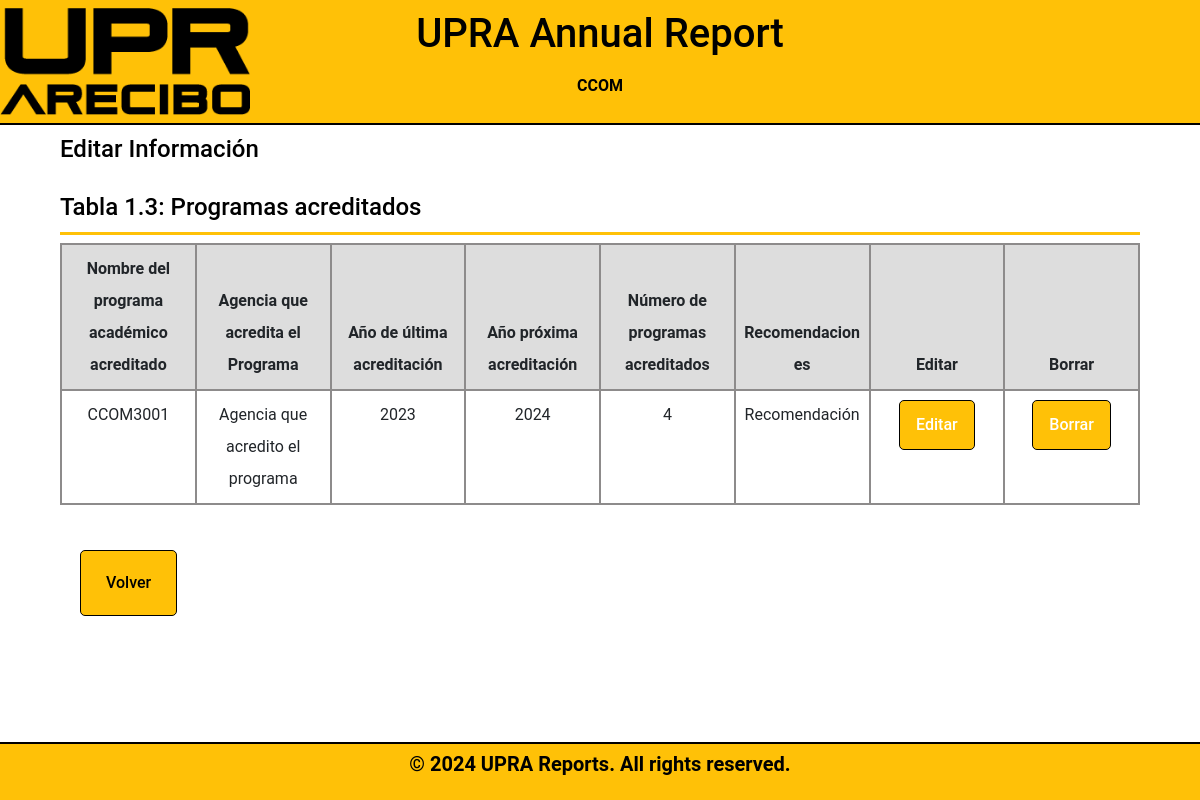
Page /meta-1/tabla1.3_display.php (signed in) on the earlier database version.
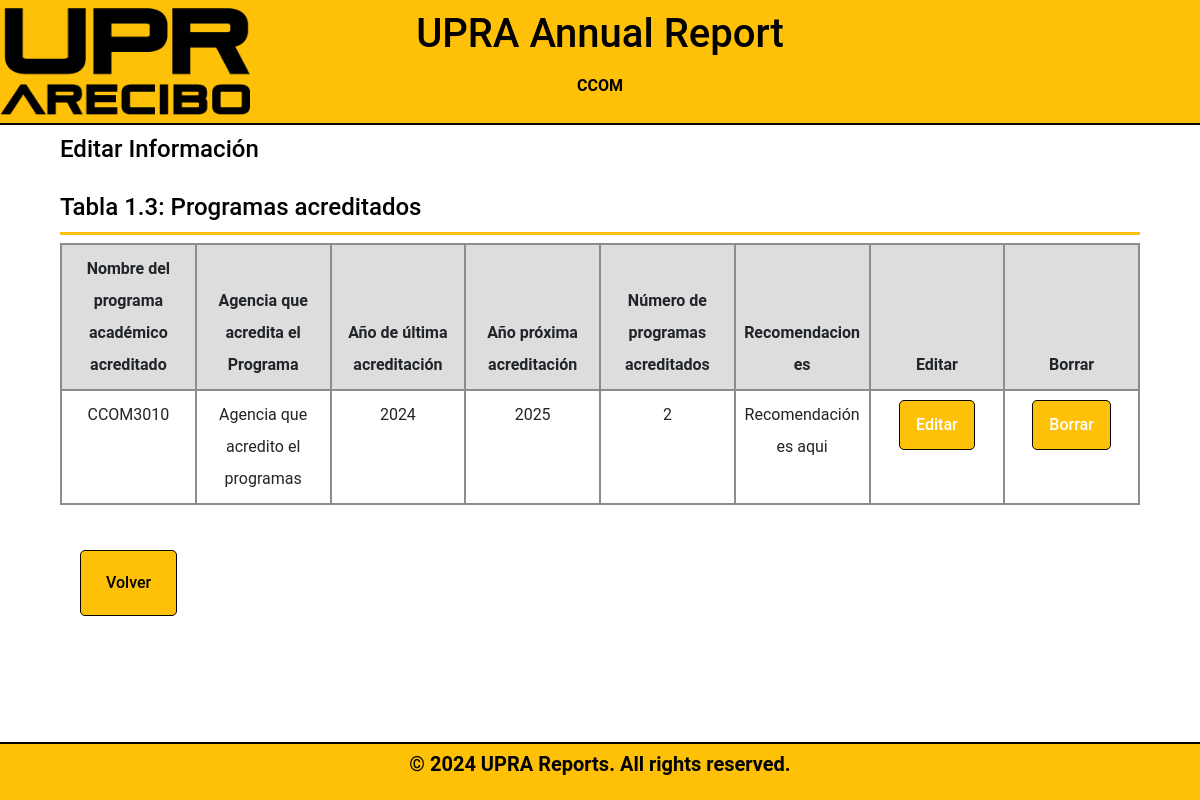
Same page on the later database version.
### tables this page shows
CREATE TABLE `table13` (
  `table13ID` int(11) NOT NULL,
  `DepartmentID` int(11) DEFAULT NULL,
  `year` int(4) DEFAULT NULL,
  `field1` varchar(100) DEFAULT NULL,
  `field2` varchar(100) DEFAULT NULL,
  `field3` varchar(100) DEFAULT NULL,
  `field4` varchar(100) DEFAULT NULL,
  `field5` varchar(255) DEFAULT NULL,
  `field6` varchar(100) DEFAULT NULL
);

### meta-1/tabla1.3_display.php (the view, shortened to what this page needs)
<?php
    include_once "db_info.php";
if (isset($_SESSION['DepartmentID'])) {
    $departmentID = $_SESSION['DepartmentID'];
    $sql = "SELECT DepartmentName FROM departamento WHERE DepartmentID = ?";
    $stmt = $conn->prepare($sql);
    $stmt->bind_param("i", $departmentID);
    $stmt->execute();
    $result = $stmt->get_result();
    $department = $result->fetch_assoc();
}
$year = date("Y");
?>
<!DOCTYPE html>
<html lang="en">
<head>
    <link rel="stylesheet" href="../fonts/icomoon/style.css">
    <link rel="stylesheet" href="../css/owl.carousel.min.css">
    <link rel="stylesheet" href="../css/bootstrap.min.css">
    <link rel="stylesheet" href="../css/style.css">
    <link rel="stylesheet" href="../css/style-sidemenu.css">
</head>
<body>
     <header>
        <h1 class="uprareports">UPRA Annual Report</h1>
        <h2 class="bienvenidosusuario"><?php echo $department['DepartmentName'] ?></h2>
     </header>
<div class="formbold-main-wrapper-edit">
    <div class="formbold-form-wrapper-edit">
    <h4 class="header1">Editar Informaci&oacute;n<br>  <br>Tabla 1.3: Programas acreditados</h4>
        <table class="table">
            <thead>
              <tr>
                <th scope="col">Nombre del programa académico acreditado</th>
                <th scope="col">Agencia que acredita el Programa</th>
                <th scope="col">Año de última acreditación</th>
                <th scope="col">Año próxima acreditación</th>
                <th scope="col">Número de programas acreditados</th>
                <th scope="col">Recomendaciones</th>
                <th scope="col">Editar</th>
                <th scope="col">Borrar</th>
              </tr>
            </thead>
            <tbody>
           <?php
                $sql = "SELECT * FROM table13 WHERE DepartmentID = ? AND year = ?";
                $stmt = $conn->prepare($sql);
                $stmt->bind_param("si", $departmentID, $year);
                $stmt->execute();
                $result =$stmt->get_result();
                while ($row = $result->fetch_assoc()) {
                    echo "<tr>";
                    echo "<td class='breve-description'>" . $row['field1'] . "</td>";
                    echo "<td class='breve-description'>" . $row['field2'] . "</td>";
                    echo "<td class='breve-description'>" . $row['field3'] . "</td>";
                    echo "<td class='breve-description'>" . $row['field4'] . "</td>";
                    echo "<td class='breve-description'>" . $row['field5'] . "</td>";
                    echo "<td class='breve-description'>" . $row['field6'] . "</td>";
                    echo "<td><a href='javascript:void(0);' class='edit-btn'>Editar</a></td>";
                    echo "<td><a class='delete-btn' href='../meta-1/tabla1.3_delete.php?id=" . $row['table13ID'] . "'>Borrar</a></td>";
                    echo "</tr>";
                }
            ?>
            </tbody>
        </table>
        <div class="formbold-main-wrapperDept" >
            <a class="underline-button" href="../meta-1/tabla1.3.php">Volver</a>
        </div>
    </div>
</div>
    <div class="footer-box">
        <p>&copy; 2024 UPRA Reports. All rights reserved.</p>
    </div>
</body>
</html>

Differences in the rows shown:
changed table13: field1 "CCOM3001" → "CCOM3010"; field2 "Agencia que acredito el programa" → "Agencia que acredito el programas"; field3 "2023" → "2024"; field4 "2024" → "2025"; field5 "4" → "2"; field6 "Recomendación" → "Recomendaciónes aqui"
